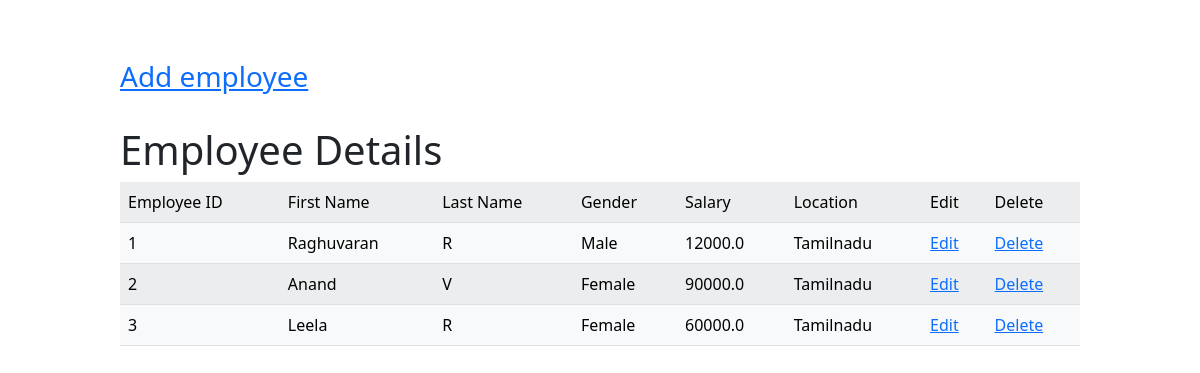
The page / on the database its author committed.
### main.py (models this page shows)
class Employee(db.Model):
    id=db.Column(db.Integer,primary_key=True)
    firstname = db.Column(db.String(100), unique=True, nullable=False)
    lastname = db.Column(db.String(100), nullable=False)
    gender= db.Column(db.String(10), nullable=False)
    salary=db.Column(db.Float, nullable=False)
    location=db.Column(db.String(100), nullable=False)

### main.py (the view)
@app.route("/")
def home():
    all_employees = db.session.query(Employee).all()
    print(all_employees)
    return render_template("index.html",employees=all_employees)

### templates/index.html (shortened to what this page needs)
<!DOCTYPE html>
<html lang="en">
<head>
    <link href="https://cdn.jsdelivr.net/npm/bootstrap@5.0.2/dist/css/bootstrap.min.css" rel="stylesheet">
    <link rel="stylesheet" href="static/style.css">
</head>
<body>
    <h3><a href="{{url_for("add")}}">Add employee</a></h3>
    <br>
    <h1>Employee Details</h1>
    <table class="table table-light table-striped table-hover">
        <tr>
            <td>Employee ID</td>
            <td>First Name</td>
            <td>Last Name</td>
            <td>Gender</td>
            <td>Salary</td>
            <td>Location</td>
            <td>Edit</td>
            <td>Delete</td>
        </tr>
        {% if employees !=[]: %}
            {% for data in employees %}
        <tr>
            <td>{{ data['id'] }}</td>
            <td>{{ data['firstname'] }}</td>
            <td>{{ data['lastname'] }}</td>
            <td>{{ data['gender'] }}</td>
            <td>{{ data['salary'] }}</td>
            <td>{{ data['location'] }}</td>
            <td><a href="{{url_for('edit',id=data['id'])}}">Edit</a> </td>
            <td><a href="{{url_for('delete',id=data['id'])}}">Delete</a> </td>
        </tr>
            {% endfor %}
        {% endif %}
      </table>
</body>
</html>

### static/style.css (style rules this page uses)
html { margin: 0; padding: 0; }
body { margin:5% 10%; }

### rows shown on the page
Employee: id "1", firstname "Raghuvaran", lastname "R", gender "Male", salary "12000.0", location "Tamilnadu"
Employee: id "2", firstname "Anand", lastname "V", gender "Female", salary "90000.0", location "Tamilnadu"
Employee: id "3", firstname "Leela", lastname "R", gender "Female", salary "60000.0", location "Tamilnadu"
